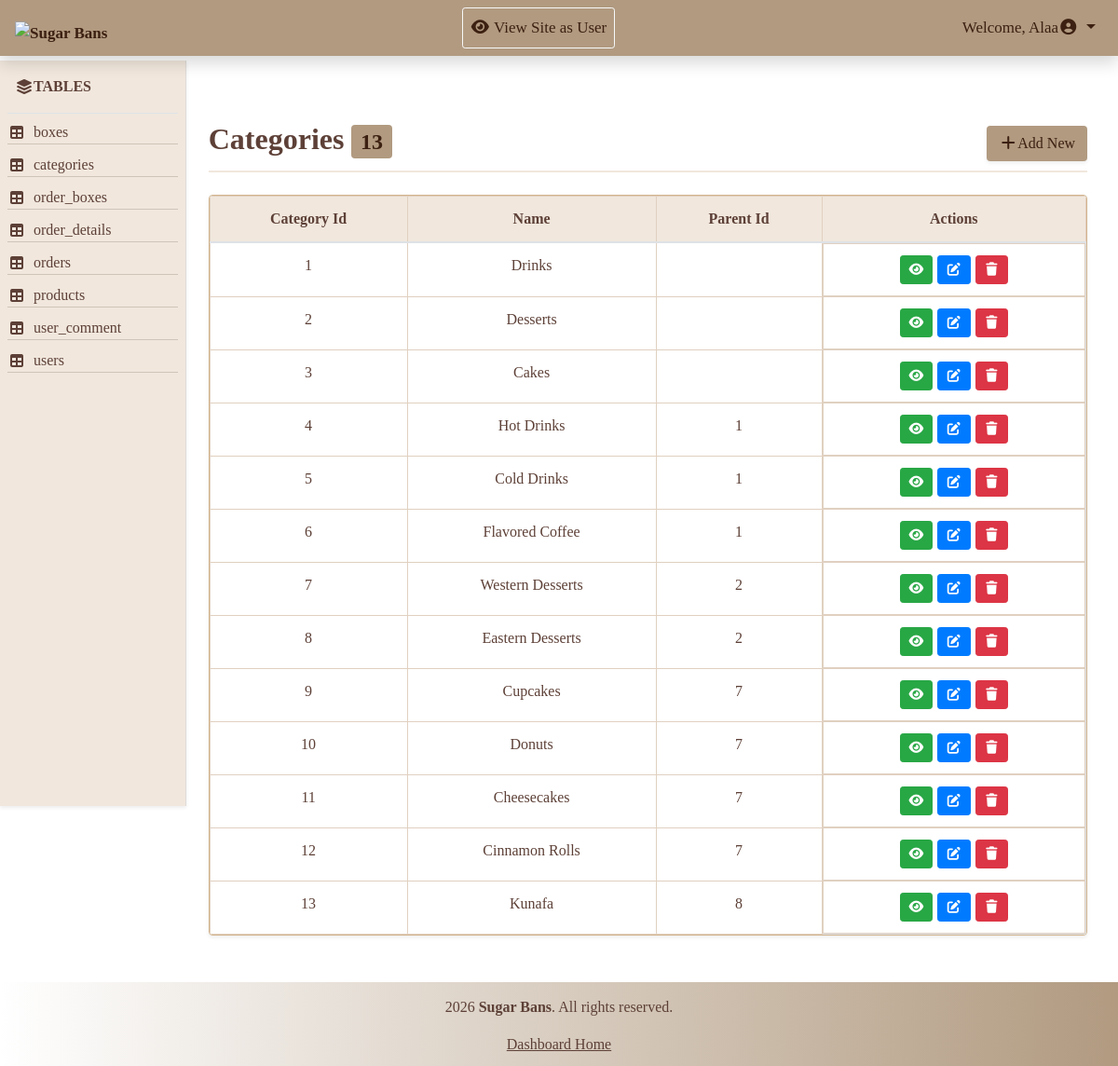
Page /Admin/view_table.php?table=categories (signed in) on the committed database.
### tables this page shows
CREATE TABLE `categories` (
  `category_id` int(11) NOT NULL,
  `name` varchar(100) NOT NULL,
  `parent_id` int(11) DEFAULT NULL,
  `level` tinyint(1) DEFAULT 0,
  `display_order` int(11) DEFAULT 0
);

### Admin/view_table.php (the view, shortened to what this page needs)
<?php
include 'includes/db/db.php';
include 'includes/temp/header.php';
include 'includes/temp/navbar.php';
?>
    <div class="row mx-3">
        <?php include 'includes/temp/aside.php'; ?>
        <main class="col-md-10">
            <?php
            $displayTitle = "";
            if (isset($_GET['table'])) {
                $currentTable = $_GET['table'];
                $spaceName = str_replace('_', ' ', $currentTable);
                $displayTitle = ucwords($spaceName);
            }
            $statement = $connect->prepare("SELECT * FROM $currentTable");
            $statement->execute();
            $currentTableCount =$statement->rowCount();
            $result = $statement->fetchAll(PDO::FETCH_ASSOC);
            $columns = [];
            if (!empty($result)) {
                $columns = array_slice(array_keys($result[0]), 0, 3);
            }
            ?>
            <div class="d-flex justify-content-between align-items-center div-title">
                <h2 class="table-title" ><?php echo $displayTitle;?> <span class="badge"><?php echo $currentTableCount;?></span></h2>
                <a href="action.php?action=add&table=<?php echo $currentTable; ?>"class="btn shadow-sm btn-add"><i class="fa-solid fa-plus"></i>Add New</a>
            </div>
            <div class="card shadow-sm mt-4 overflow-hidden">
                <div class="table-responsive">
                    <table class="table table-hover mb-0 w-100 border 1px">
                        <thead>
                            <tr>
                                <?php foreach ($columns as $col){?>
                                    <th><?php echo ucwords(str_replace('_', ' ', $col)); ?></th>
                                    <?php } ?>
                                    <th>Actions</th>
                            </tr>
                        </thead>
                        <tbody>
                            <?php foreach ($result as $row){ ?>
                                <tr>
                                    <?php foreach ($columns as $col){ ?>
                                    <td><?php echo $row[$col]; ?></td>
                                        <?php } ?>
                                    <td class="d-flex flex-md-nowrap justify-content-center operation">
                                        <a href="action.php?action=show&table=<?php echo $currentTable; ?>&id=<?php echo array_values($row)[0]; ?>" class="btn btn-sm btn-success"><i class="fa-solid fa-eye"></i></a>
                                        <a href="action.php?action=edit&table=<?php echo $currentTable; ?>&id=<?php echo array_values($row)[0]; ?>" class="btn btn-sm btn-primary"><i class="fa-solid fa-pen-to-square"></i></a>
                                        <a href="action.php?action=delete&table=<?php echo $currentTable; ?>&id=<?php echo array_values($row)[0]; ?>" class="btn btn-sm btn-danger" onclick= "return confirm('Are you sure you want to delete this?')"><i class="fa-solid fa-trash"></i></a>
                                   </td>
                               </tr>
                            <?php } ?>
                        </tbody>
                    </table>
                </div>
            </div>
        </main>
    </div>
<?php
include 'includes/temp/footer.php';
?>

### Admin/includes/assets/css/style.css (style rules this page uses)
* { margin: 0; padding: 0; box-sizing: border-box; }
body { font-family:Georgia, 'Times New Roman', Times, serif; }
main { margin-top: 130px; margin-bottom: 50px; margin-left: 16.5%; padding-right:5px ; min-height: calc(100vh - 90px - 180px); }
.div-title { border-bottom: 2px solid #f1e7dd; padding-bottom: 5px; }
.table-title { color: #5d4037; font-weight: bold; }
.btn-add { background-color:#b19a80; color: #3c2011 ; }
.badge { background-color:#b19a80; color: #3c2011 ; }
.table ,.card { color: #5d4037; border-color: #d2b48c; }
.table th, .table td { border: 1px solid #e0d0c0; text-align: center; }
.table th { background-color: #f1e7dd ; }
.operation { gap:5px; margin: auto; }

### rows in the picture
categories: category_id "1", name "Drinks"
categories: category_id "2", name "Desserts"
categories: category_id "3", name "Cakes"
categories: category_id "4", name "Hot Drinks", parent "1"
categories: category_id "5", name "Cold Drinks", parent "1"
categories: category_id "6", name "Flavored Coffee", parent "1"
categories: category_id "7", name "Western Desserts", parent "2"
categories: category_id "8", name "Eastern Desserts", parent "2"
categories: category_id "9", name "Cupcakes", parent "7"
categories: category_id "10", name "Donuts", parent "7"
categories: category_id "11", name "Cheesecakes", parent "7"
categories: category_id "12", name "Cinnamon Rolls", parent "7"
categories: category_id "13", name "Kunafa", parent "8"

### other values in the picture
$_SESSION['user_fname'] "Alaa"
$row "boxes"
$row "categories"
$row "order_boxes"
$row "order_details"
$row "orders"
$row "products"
$row "user_comment"
$row "users"
$displayTitle "Categories"
$currentTableCount "13"
str_replace('_', ' ', $col) "Category Id"
str_replace('_', ' ', $col) "Name"
str_replace('_', ' ', $col) "Parent Id"
